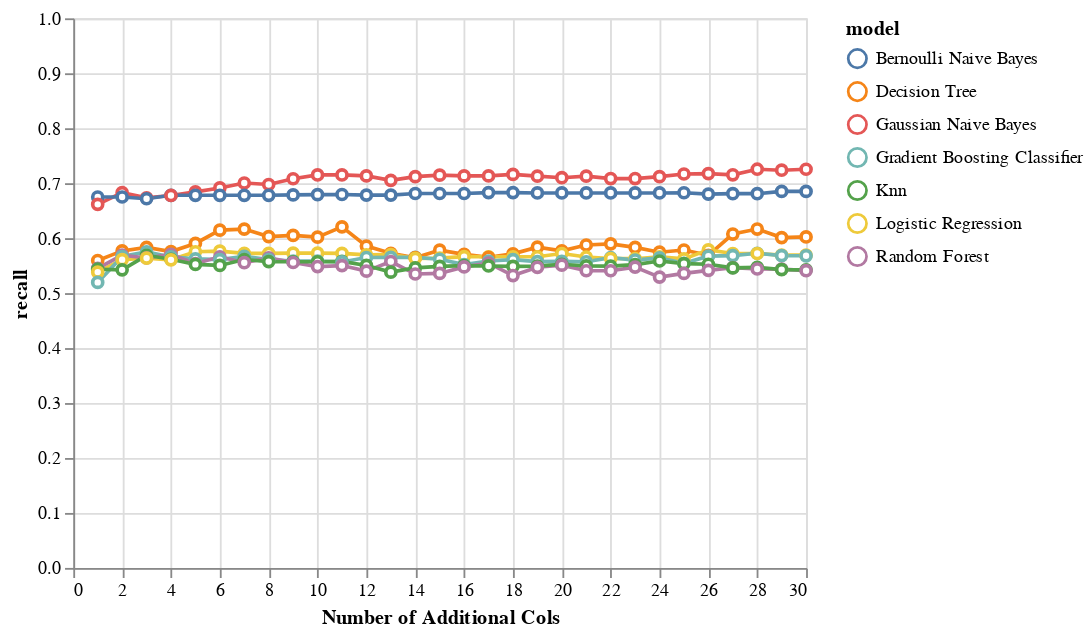

The cell this chart's notebook holds for it:
### Markdown cell above
We explored adding the top X features so we can measure the impact of adding complexity as we increase the feature count. The chart below shows the incremental value of adding the top X+1 feature. 

In the first chart we show the marginal value when we measure the macro avg recall. We see that the GNB classifer performs the best and the incremental gain tapers off after adding 10 features. We will consider then when we think about how many features to include.

### Code cell
perf_subset = perf_by_additional_n_cols_matrix_v1[
    (perf_by_additional_n_cols_matrix_v1['grouping'] == "Macro Avg") &
    (perf_by_additional_n_cols_matrix_v1['additional_col_method'] == "corr_to_mdd_subset_data_v2")
]


alt.Chart(perf_subset).mark_line(
       point={
         "filled": False,
         "fill": "white"
       }
).encode(
    x = alt.X('addl_cols', title="Number of Additional Cols"),
    y = alt.Y('recall', scale=alt.Scale(domain=[0, 1])),
    color = 'model'
)

### Figure 1 — Vega-Lite specification as saved in the notebook (floating-point values rounded to 4 significant figures; data arrays with more than 128 entries replaced by an {"elided": "..."} marker saying what was removed)
{"config": {"view": {"continuousWidth": 400, "continuousHeight": 300}}, "data": {"name": "data-9bfa2531b4e82396050bc0dd31a638cd"}, "mark": {"type": "line", "point": {"filled": false, "fill": "white"}}, "encoding": {"color": {"field": "model", "type": "nominal"}, "x": {"field": "addl_cols", "title": "Number of Additional Cols", "type": "quantitative"}, "y": {"field": "recall", "scale": {"domain": [0, 1]}, "type": "quantitative"}}, "$schema": "https://vega.github.io/schema/vega-lite/v4.17.0.json", "datasets": {"data-9bfa2531b4e82396050bc0dd31a638cd": {"elided": "210 records"}}}
